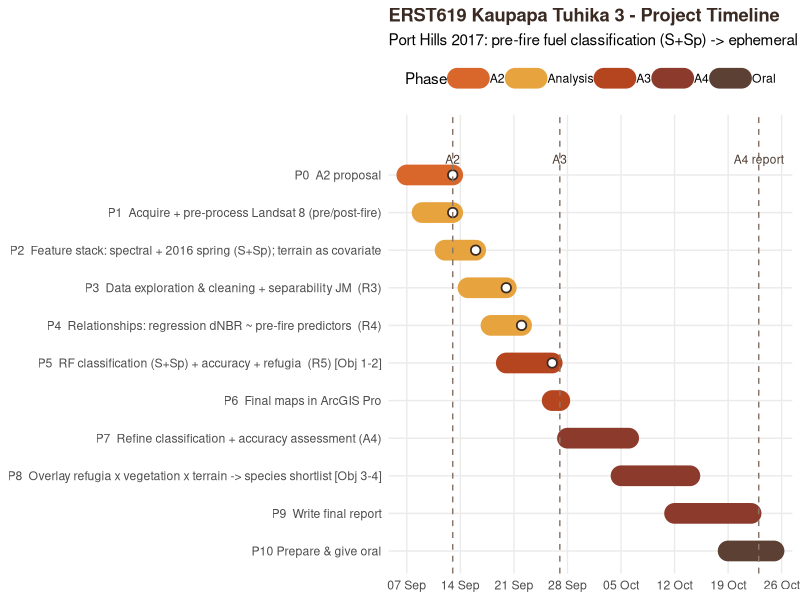

Here is the R script that generated this plot:
# ============================================================
# A3_timeline_ggplot.R
# ERST619 Kaupapa Tuhika 3 — Project Timeline (甘特图 / Gantt)
# A3 版：贴合已完成的分析(R3 探索 / R4 关系 / R5 分类 S+Sp)，A3 延期到 09-27，重心前移到 A4。
# 输出: figures/A3_timeline.png
# ============================================================

library(ggplot2)

today <- as.Date("2026-09-26")

# 1) 任务（对应真实做过 + 往 A4 走）/ tasks
tasks <- data.frame(
  task  = c("P0  A2 proposal",
            "P1  Acquire + pre-process Landsat 8 (pre/post-fire)",
            "P2  Feature stack: spectral + 2016 spring (S+Sp); terrain as covariate",
            "P3  Data exploration & cleaning + separability JM  (R3)",
            "P4  Relationships: regression dNBR ~ pre-fire predictors  (R4)",
            "P5  RF classification (S+Sp) + accuracy + refugia  (R5) [Obj 1-2]",
            "P6  Final maps in ArcGIS Pro",
            "P7  Refine classification + accuracy assessment (A4)",
            "P8  Overlay refugia x vegetation x terrain -> species shortlist [Obj 3-4]",
            "P9  Write final report",
            "P10 Prepare & give oral"),
  phase = c("A2","Analysis","Analysis","Analysis","Analysis","A3","A3","A4","A4","A4","Oral"),
  start = as.Date(c("2026-09-07","2026-09-09","2026-09-12","2026-09-15","2026-09-18",
                    "2026-09-20","2026-09-26","2026-09-28","2026-10-05","2026-10-12","2026-10-19")),
  end   = as.Date(c("2026-09-13","2026-09-13","2026-09-16","2026-09-20","2026-09-22",
                    "2026-09-26","2026-09-27","2026-10-06","2026-10-14","2026-10-22","2026-10-25"))
)

# 2) done 标记(结束日 <= today 的算已完成)
tasks$done <- tasks$end <= today

# 3) P0 排最上（ggplot y 由下往上，故 rev）
tasks$task  <- factor(tasks$task, levels = rev(tasks$task))
tasks$phase <- factor(tasks$phase, levels = c("A2","Analysis","A3","A4","Oral"))

# 4) 提交截止日 / milestones（A3 延期到 09-27）
milestones <- data.frame(
  label = c("A2","A3","A4 report"),
  date  = as.Date(c("2026-09-13","2026-09-27","2026-10-23"))
)

ny <- nrow(tasks)

# 5) 画
p <- ggplot(tasks) +
  geom_segment(aes(x = start, xend = end, y = task, yend = task, colour = phase),
               linewidth = 7, lineend = "round") +
  # 已完成任务打个勾
  geom_point(data = subset(tasks, done),
             aes(x = end, y = task), shape = 21, size = 2.6,
             fill = "white", colour = "#3A2A22", stroke = 0.9) +
  # 里程碑虚线
  geom_vline(data = milestones, aes(xintercept = date),
             linetype = "dashed", colour = "#8A756A") +
  geom_text(data = milestones, aes(x = date, y = ny + 0.3, label = label),
            vjust = 0, hjust = 0.5, size = 3, colour = "#4A3A30") +
  scale_colour_manual(values = c("A2"="#D9662B","Analysis"="#E7A33E","A3"="#B5451F","A4"="#8C3A2B","Oral"="#5C4033")) +
  scale_x_date(date_breaks = "1 week", date_labels = "%d %b") +
  scale_y_discrete(expand = expansion(add = c(0.6, 1.6))) +
  labs(title = "ERST619 Kaupapa Tuhika 3 - Project Timeline",
       subtitle = "Port Hills 2017: pre-fire fuel classification (S+Sp) -> ephemeral refugia. Open dot = done.",
       x = NULL, y = NULL, colour = "Phase") +
  theme_minimal(base_size = 11) +
  theme(panel.grid.minor = element_blank(),
        legend.position = "top",
        plot.title = element_text(face = "bold", colour = "#3A2A22"))

ggsave("figures/A3_timeline.png", plot = p, width = 12, height = 5.6, dpi = 300)
cat("已导出 figures/A3_timeline.png\n")
